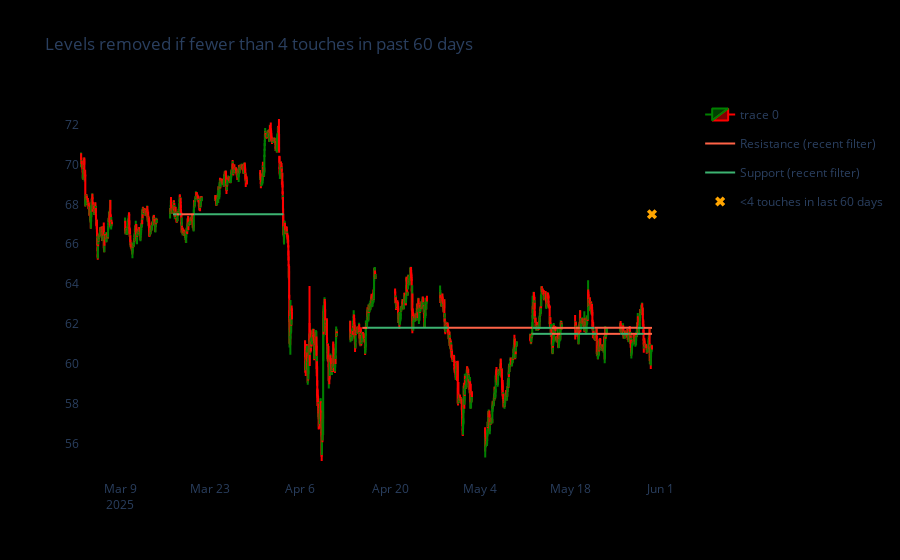

The cell this chart's notebook holds for it:
### Code cell
from datetime import timedelta

recent_window = timedelta(days=60)
recent_touch_threshold = 4

swing_data = df[['datetime', 'pivot', 'low', 'high', 'atr14']].copy()
swing_data['datetime'] = pd.to_datetime(swing_data['datetime'])
swing_data['tol'] = bin_width / 2 + swing_data['atr14'].fillna(0) * 0.5

def count_recent_touches(level, start, end):
    window = swing_data[(swing_data['datetime'] >= start) & (swing_data['datetime'] <= end)]
    support_hits = window[(window['pivot'] == 1) & (np.abs(window['low'] - level) <= window['tol'])]
    resistance_hits = window[(window['pivot'] == 2) & (np.abs(window['high'] - level) <= window['tol'])]
    return len(support_hits) + len(resistance_hits)

# Only evaluate segments that were actually displayed in the previous chart.
segments_to_evaluate = displayed_segments if 'displayed_segments' in globals() else []

filtered_segments = []
expiry_markers = []
for seg in segments_to_evaluate:
    seg_end = pd.to_datetime(seg['end'])
    window_start = seg_end - recent_window
    touch_count = count_recent_touches(seg['level'], window_start, seg_end)

    if touch_count >= recent_touch_threshold:
        filtered_segments.append(seg)
    else:
        expiry_markers.append({'time': seg_end, 'level': seg['level']})

fig = go.Figure(data=[go.Candlestick(
    x=df_levels['datetime'],
    open=df_levels['open'],
    high=df_levels['high'],
    low=df_levels['low'],
    close=df_levels['close'],
    increasing_line_color='green',
    decreasing_line_color='red'
)])

legend_shown = {'support': False, 'resistance': False}
if not filtered_segments:
    print('No surviving segments after recent-touch filter.')
else:
    for seg in filtered_segments:
        color = 'MediumSeaGreen' if seg['type'] == 'support' else 'Tomato'
        fig.add_trace(go.Scatter(
            x=[seg['start'], seg['end']],
            y=[seg['level'], seg['level']],
            mode='lines',
            line=dict(color=color, width=2),
            name=f"{seg['type'].title()} (recent filter)",
            legendgroup=seg['type'],
            showlegend=not legend_shown[seg['type']]
        ))
        legend_shown[seg['type']] = True

if expiry_markers:
    fig.add_trace(go.Scatter(
        x=[m['time'] for m in expiry_markers],
        y=[m['level'] for m in expiry_markers],
        mode='markers',
        marker=dict(color='orange', size=9, symbol='x'),
        name='<4 touches in last 60 days'
    ))

fig.update_layout(
    xaxis_rangeslider_visible=False,
    xaxis=dict(showgrid=False),
    yaxis=dict(showgrid=False),
    paper_bgcolor='black',
    plot_bgcolor='black',
    title='Levels removed if fewer than 4 touches in past 60 days'
)

### Figure 1 — Plotly figure (JSON) as saved in the notebook; plotly's stock layout.template omitted (floating-point values rounded to 4 significant figures; data arrays with more than 128 entries replaced by an {"elided": "..."} marker saying what was removed)
{"data": [{"close": {"elided": "3003 float values"}, "decreasing": {"line": {"color": "red"}}, "high": {"elided": "3003 float values"}, "increasing": {"line": {"color": "green"}}, "low": {"elided": "3003 float values"}, "open": {"elided": "3003 float values"}, "type": "candlestick", "x": {"elided": "3003 str values"}}, {"legendgroup": "resistance", "line": {"color": "Tomato", "width": 2}, "mode": "lines", "name": "Resistance (recent filter)", "showlegend": true, "type": "scatter", "x": ["2025-05-11T23:30:00", "2025-05-12T02:30:00"], "y": [61.5, 61.5]}, {"legendgroup": "support", "line": {"color": "MediumSeaGreen", "width": 2}, "mode": "lines", "name": "Support (recent filter)", "showlegend": true, "type": "scatter", "x": ["2025-05-12T02:30:00", "2025-05-15T03:30:00"], "y": [61.5, 61.5]}, {"legendgroup": "resistance", "line": {"color": "Tomato", "width": 2}, "mode": "lines", "name": "Resistance (recent filter)", "showlegend": false, "type": "scatter", "x": ["2025-05-15T03:30:00", "2025-05-16T12:00:00"], "y": [61.5, 61.5]}, {"legendgroup": "support", "line": {"color": "MediumSeaGreen", "width": 2}, "mode": "lines", "name": "Support (recent filter)", "showlegend": false, "type": "scatter", "x": ["2025-05-16T12:00:00", "2025-05-19T06:30:00"], "y": [61.5, 61.5]}, {"legendgroup": "resistance", "line": {"color": "Tomato", "width": 2}, "mode": "lines", "name": "Resistance (recent filter)", "showlegend": false, "type": "scatter", "x": ["2025-05-19T06:30:00", "2025-05-19T10:30:00"], "y": [61.5, 61.5]}, {"legendgroup": "support", "line": {"color": "MediumSeaGreen", "width": 2}, "mode": "lines", "name": "Support (recent filter)", "showlegend": false, "type": "scatter", "x": ["2025-05-19T10:30:00", "2025-05-22T03:00:00"], "y": [61.5, 61.5]}, {"legendgroup": "resistance", "line": {"color": "Tomato", "width": 2}, "mode": "lines", "name": "Resistance (recent filter)", "showlegend": false, "type": "scatter", "x": ["2025-05-22T03:00:00", "2025-05-25T18:30:00"], "y": [61.5, 61.5]}, {"legendgroup": "support", "line": {"color": "MediumSeaGreen", "width": 2}, "mode": "lines", "name": "Support (recent filter)", "showlegend": false, "type": "scatter", "x": ["2025-05-25T18:30:00", "2025-05-27T01:00:00"], "y": [61.5, 61.5]}, {"legendgroup": "resistance", "line": {"color": "Tomato", "width": 2}, "mode": "lines", "name": "Resistance (recent filter)", "showlegend": false, "type": "scatter", "x": ["2025-05-27T01:00:00", "2025-05-27T06:00:00"], "y": [61.5, 61.5]}, {"legendgroup": "support", "line": {"color": "MediumSeaGreen", "width": 2}, "mode": "lines", "name": "Support (recent filter)", "showlegend": false, "type": "scatter", "x": ["2025-05-27T06:00:00", "2025-05-27T08:30:00"], "y": [61.5, 61.5]}, {"legendgroup": "resistance", "line": {"color": "Tomato", "width": 2}, "mode": "lines", "name": "Resistance (recent filter)", "showlegend": false, "type": "scatter", "x": ["2025-05-27T08:30:00", "2025-05-28T09:00:00"], "y": [61.5, 61.5]}, {"legendgroup": "support", "line": {"color": "MediumSeaGreen", "width": 2}, "mode": "lines", "name": "Support (recent filter)", "showlegend": false, "type": "scatter", "x": ["2025-05-28T09:00:00", "2025-05-29T10:30:00"], "y": [61.5, 61.5]}, {"legendgroup": "resistance", "line": {"color": "Tomato", "width": 2}, "mode": "lines", "name": "Resistance (recent filter)", "showlegend": false, "type": "scatter", "x": ["2025-05-29T10:30:00", "2025-05-30T17:00:00"], "y": [61.5, 61.5]}, {"legendgroup": "resistance", "line": {"color": "Tomato", "width": 2}, "mode": "lines", "name": "Resistance (recent filter)", "showlegend": false, "type": "scatter", "x": ["2025-04-15T15:30:00", "2025-04-16T10:00:00"], "y": [61.8, 61.8]}, {"legendgroup": "support", "line": {"color": "MediumSeaGreen", "width": 2}, "mode": "lines", "name": "Support (recent filter)", "showlegend": false, "type": "scatter", "x": ["2025-04-16T10:00:00", "2025-04-29T01:30:00"], "y": [61.8, 61.8]}, {"legendgroup": "resistance", "line": {"color": "Tomato", "width": 2}, "mode": "lines", "name": "Resistance (recent filter)", "showlegend": false, "type": "scatter", "x": ["2025-04-29T01:30:00", "2025-05-12T03:00:00"], "y": [61.8, 61.8]}, {"legendgroup": "support", "line": {"color": "MediumSeaGreen", "width": 2}, "mode": "lines", "name": "Support (recent filter)", "showlegend": false, "type": "scatter", "x": ["2025-05-12T03:00:00", "2025-05-15T03:00:00"], "y": [61.8, 61.8]}, {"legendgroup": "resistance", "line": {"color": "Tomato", "width": 2}, "mode": "lines", "name": "Resistance (recent filter)", "showlegend": false, "type": "scatter", "x": ["2025-05-15T03:00:00", "2025-05-18T18:00:00"], "y": [61.8, 61.8]}, {"legendgroup": "support", "line": {"color": "MediumSeaGreen", "width": 2}, "mode": "lines", "name": "Support (recent filter)", "showlegend": false, "type": "scatter", "x": ["2025-05-18T18:00:00", "2025-05-18T18:30:00"], "y": [61.8, 61.8]}, {"legendgroup": "resistance", "line": {"color": "Tomato", "width": 2}, "mode": "lines", "name": "Resistance (recent filter)", "showlegend": false, "type": "scatter", "x": ["2025-05-18T18:30:00", "2025-05-19T12:00:00"], "y": [61.8, 61.8]}, {"legendgroup": "support", "line": {"color": "MediumSeaGreen", "width": 2}, "mode": "lines", "name": "Support (recent filter)", "showlegend": false, "type": "scatter", "x": ["2025-05-19T12:00:00", "2025-05-21T18:30:00"], "y": [61.8, 61.8]}, {"legendgroup": "resistance", "line": {"color": "Tomato", "width": 2}, "mode": "lines", "name": "Resistance (recent filter)", "showlegend": false, "type": "scatter", "x": ["2025-05-21T18:30:00", "2025-05-28T12:00:00"], "y": [61.8, 61.8]}, {"legendgroup": "support", "line": {"color": "MediumSeaGreen", "width": 2}, "mode": "lines", "name": "Support (recent filter)", "showlegend": false, "type": "scatter", "x": ["2025-05-28T12:00:00", "2025-05-29T09:30:00"], "y": [61.8, 61.8]}, {"legendgroup": "resistance", "line": {"color": "Tomato", "width": 2}, "mode": "lines", "name": "Resistance (recent filter)", "showlegend": false, "type": "scatter", "x": ["2025-05-29T09:30:00", "2025-05-30T17:00:00"], "y": [61.8, 61.8]}, {"legendgroup": "support", "line": {"color": "MediumSeaGreen", "width": 2}, "mode": "lines", "name": "Support (recent filter)", "showlegend": false, "type": "scatter", "x": ["2025-03-17T05:00:00", "2025-03-17T18:30:00"], "y": [67.5, 67.5]}, {"legendgroup": "resistance", "line": {"color": "Tomato", "width": 2}, "mode": "lines", "name": "Resistance (recent filter)", "showlegend": false, "type": "scatter", "x": ["2025-03-17T18:30:00", "2025-03-18T03:30:00"], "y": [67.5, 67.5]}, {"legendgroup": "support", "line": {"color": "MediumSeaGreen", "width": 2}, "mode": "lines", "name": "Support (recent filter)", "showlegend": false, "type": "scatter", "x": ["2025-03-18T03:30:00", "2025-03-18T12:00:00"], "y": [67.5, 67.5]}, {"legendgroup": "resistance", "line": {"color": "Tomato", "width": 2}, "mode": "lines", "name": "Resistance (recent filter)", "showlegend": false, "type": "scatter", "x": ["2025-03-18T12:00:00", "2025-03-20T11:30:00"], "y": [67.5, 67.5]}, {"legendgroup": "support", "line": {"color": "MediumSeaGreen", "width": 2}, "mode": "lines", "name": "Support (recent filter)", "showlegend": false, "type": "scatter", "x": ["2025-03-20T11:30:00", "2025-04-03T09:00:00"], "y": [67.5, 67.5]}, {"marker": {"color": "orange", "size": 9, "symbol": "x"}, "mode": "markers", "name": "<4 touches in last 60 days", "type": "scatter", "x": ["2025-05-30T17:00:00"], "y": [67.5]}], "layout": {"paper_bgcolor": "black", "plot_bgcolor": "black", "title": {"text": "Levels removed if fewer than 4 touches in past 60 days"}, "xaxis": {"rangeslider": {"visible": false}, "showgrid": false}, "yaxis": {"showgrid": false}}}
